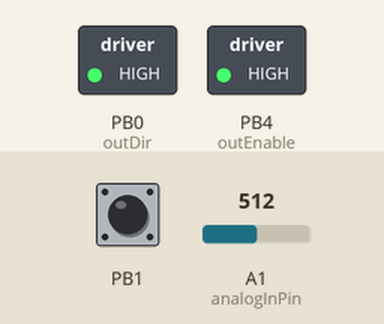
Recording of a sketch running on a simulated ATtiny85, built with avr-gcc and run on an emulated ATtiny85. Parts: switched loads named in the sketch (green lamp = pin HIGH). Inputs (shaded band) come from the test bench; at power-on: A1 (analogInPin) = 512, PB1 HIGH.

Above: at 1.2 s.
1.3 s: A1 (analogInPin) set to 13
2.8 s: A1 (analogInPin) set to 10
At 4.0 s:
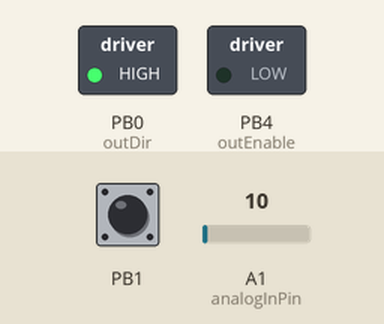
4.3 s: A1 (analogInPin) set to 35
At 5.3 s:
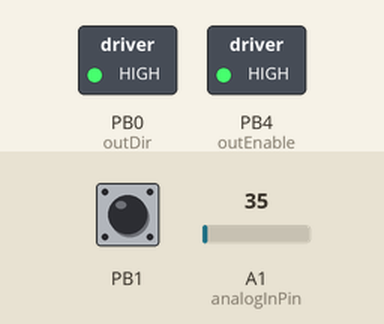
5.8 s: A1 (analogInPin) set to 0
At 6.3 s:
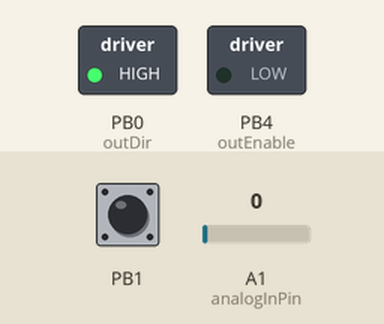
7.3 s: PB1 pulsed LOW 2 times (0.12 s each, 0.3 s apart)
At 9.0 s:
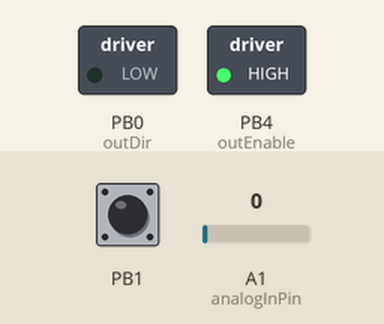
9.4 s: A1 (analogInPin) set to 1004
10.9 s: A1 (analogInPin) set to 1018
At 11.5 s:
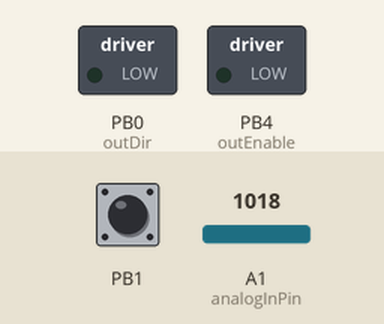
Timing chart, 0 to 13.4 s (numbered marks = the images above; inputs shaded):
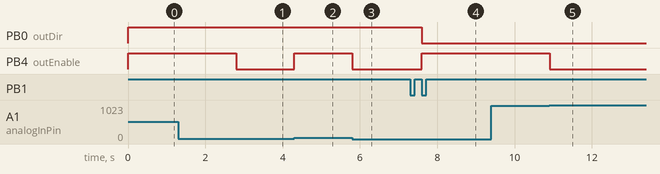

Measured:
- the behaviour switches between 12 and 11 on A1 (analogInPin) (found by bisection; images 0 and 1)
- the behaviour switches between 1017 and 1018 on A1 (analogInPin) (found by bisection; images 4 and 5)
- after the input at 1.3 s, every drawn part: stays the same
- after the input at 2.8 s, PB4 (outEnable): HIGH → LOW at once
- after the input at 4.3 s, PB4 (outEnable): LOW → HIGH at once
- after the input at 5.8 s, PB4 (outEnable): HIGH → LOW at once
- after the input at 7.3 s, PB0 (outDir): HIGH → LOW after 0.30 s; PB4 (outEnable): LOW → HIGH after 0.30 s
- after the input at 9.4 s, every drawn part: stays the same
- after the input at 10.9 s, PB4 (outEnable): HIGH → LOW at once

The sketch:

pwm_servo_controller_driver_hercules.ino
```cpp
//Includes
#include <avr/io.h>
#include <avr/interrupt.h>

#define INTERRUPTPIN PCINT1 //this is PB1 per the schematic
#define PCINT_VECTOR PCINT0_vect  //this step is not necessary
#define DATADIRECTIONPIN DDB1 //Page 64 of data sheet
#define PORTPIN PB1 //Page 64
#define READPIN PINB1 //page 64
#define sbi(sfr, bit) (_SFR_BYTE(sfr) |= _BV(bit)) //OR
#define cbi(sfr, bit) (_SFR_BYTE(sfr) &= ~_BV(bit)) //AND

/*
   Alias for the ISR: "PCINT_VECTOR" (Note: There is only one PCINT ISR.
   PCINT0 in the name for the ISR was confusing to me at first,
   hence the Alias, but it's how the datasheet refers to it)
*/

int outDir = 0;
int outEnable = 4;
const byte analogInPin = A1;

// mapped feedback from potentiometer (0 - 180)
int feedbackValue = 0;

// mapped PWM-Signal (0 - 180)
int pwmSignalDecoded = 0;
int cachedPwmSignalDecoded = 0;
int currentPwmSignal = 0;
unsigned long startMicro = 0;
unsigned long deltaMicro = 0;


void setup() {
  cli();//disable interrupts during setup
  // direction of motor
  pinMode(outDir, OUTPUT);
  // enable motor
  pinMode(outEnable, OUTPUT);
  digitalWrite(outDir, LOW);
  digitalWrite(outEnable, LOW);

  PCMSK |= (1 << INTERRUPTPIN); //sbi(PCMSK,INTERRUPTPIN) also works but I think this is more clear // tell pin change mask to listen to pin2 /pb3 //SBI
  GIMSK |= (1 << PCIE);   // enable PCINT interrupt in the general interrupt mask //SBI
  DDRB &= ~(1 << DATADIRECTIONPIN); //cbi(DDRB, DATADIRECTIONPIN);//  set up as input  - pin2 clear bit  - set to zero
  PORTB |= (1 << PORTPIN); //cbi(PORTB, PORTPIN);// disable pull-up. hook up pulldown resistor. - set to zero
  sei(); //last line of setup - enable interrupts after setup
}

void loop() {

  // feedback from potentiometer (glider-resistor)
  feedbackValue = map (analogRead(analogInPin), 0, 1023, 0, 180);

  if ( IsPWMSignalSameAsFeedback(currentPwmSignal, feedbackValue))
  {
    // disable motor - keep position
    digitalWrite(outEnable, LOW);
  }
  else
  {
    // try to get to the position
    digitalWrite(outEnable, HIGH);
    if (feedbackValue <= currentPwmSignal)
    {
      digitalWrite(outDir, LOW);
    }
    else
    {
      digitalWrite(outDir, HIGH);
    }
  }

  delay(4);
}

bool IsPWMSignalSameAsFeedback(int pwm, int feedback)
{
  const int tolerance = 1;
  int delta = abs(feedback - pwm);

  if (delta <= tolerance)
  {
    return 1;
  }

  return 0;
}


// this is the interrupt handler - thank's to GisMofx
// http://arduino.stackexchange.com/questions/3929/attiny85-interrupt-id-vs-pin-when-programming-with-arduino
ISR(PCINT_VECTOR)
{
  //PCINTn triggers on both rising and falling edge
  //i.e. pin goes to 5V or falls to 0V
  byte pinState;
  pinState = (PINB >> READPIN) & 1; //PINB is the register to read the state of the pins
  if (pinState > 0) //look at the pin state on the pin PINB register- returns 1 if high
  {
    // rising edge - peak start _|
    startMicro = micros();
  }
  else
  {
    // ¬ peak ends
    // falling edge of interrupt - calculate delta-time in microseconds as deltaMicro
    deltaMicro = micros() - startMicro;
    cachedPwmSignalDecoded = pwmSignalDecoded;

    deltaMicro = constrain(deltaMicro, 1000, 2000);
    pwmSignalDecoded = map(deltaMicro, 1000, 2000, 0, 180);

    // filter spikes and ignore them
    if (abs(cachedPwmSignalDecoded - pwmSignalDecoded) < 25)
    {
      currentPwmSignal = pwmSignalDecoded;
    }
  }
}
```
